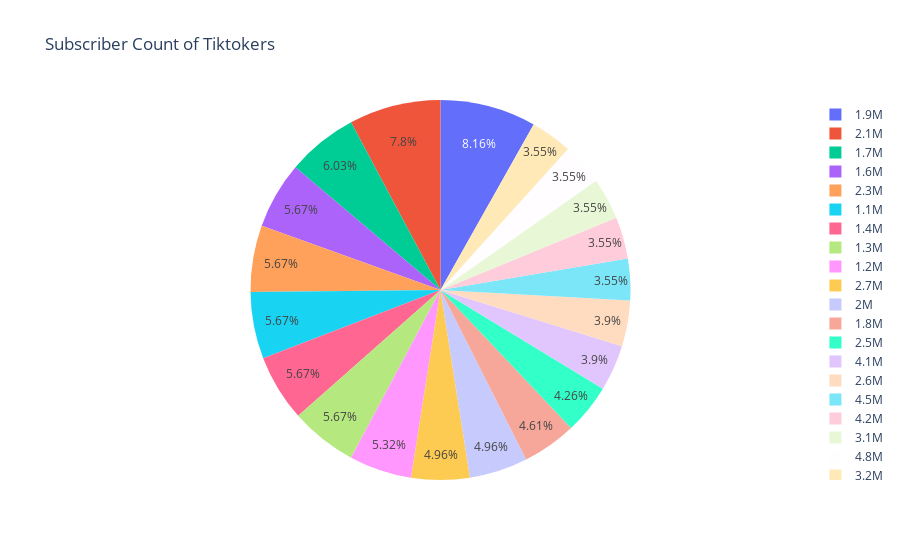

Notebook code cell kept with this figure:
### Code cell
# Verify the column names and DataFrame contents before creating the pie chart
print(subscriber_count.head())

# Use the correct column names for the pie chart
fig = px.pie(subscriber_count[:20], values='counts', names='Subscribers Count', title='Subscriber Count of Tiktokers')

# Display the pie chart
fig.show()

### Figure 1 — Plotly figure (JSON) as saved in the notebook; plotly's stock layout.template omitted (floating-point values rounded to 4 significant figures)
{"data": [{"domain": {"x": [0, 1], "y": [0, 1]}, "hovertemplate": "Subscribers Count=%{label}<br>counts=%{value}<extra></extra>", "labels": ["1.9M", "2.1M", "1.7M", "1.6M", "2.3M", "1.1M", "1.4M", "1.3M", "1.2M", "2.7M", "2M", "1.8M", "2.5M", "4.1M", "2.6M", "4.5M", "4.2M", "3.1M", "4.8M", "3.2M"], "legendgroup": "", "name": "", "showlegend": true, "type": "pie", "values": [23, 22, 17, 16, 16, 16, 16, 16, 15, 14, 14, 13, 12, 11, 11, 10, 10, 10, 10, 10]}], "layout": {"legend": {"tracegroupgap": 0}, "title": {"text": "Subscriber Count of Tiktokers"}}}
